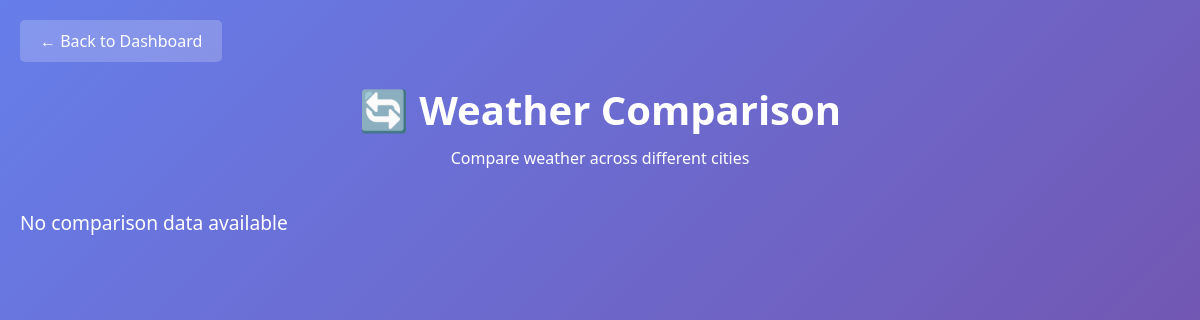
Page /comparison/ on the earlier database version.
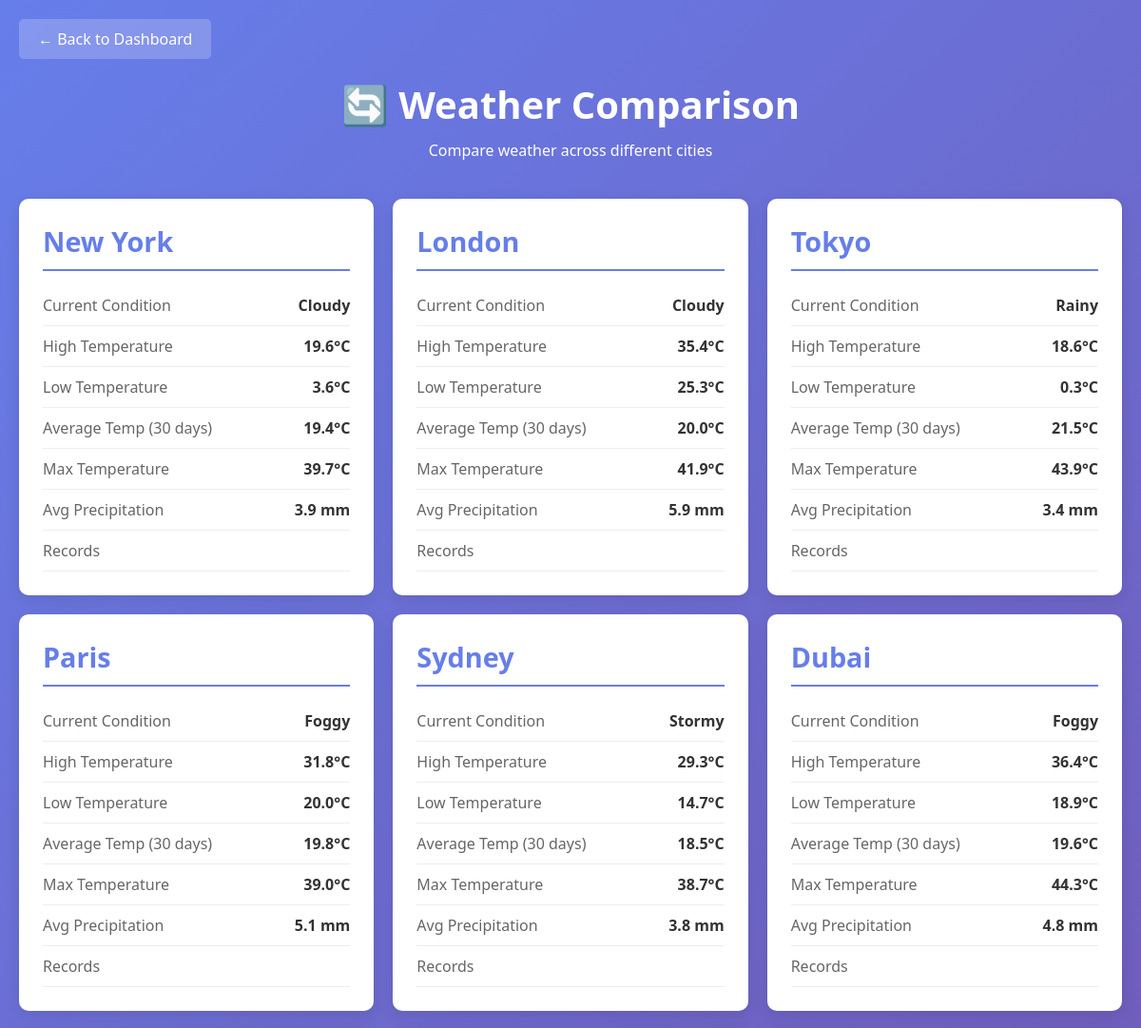
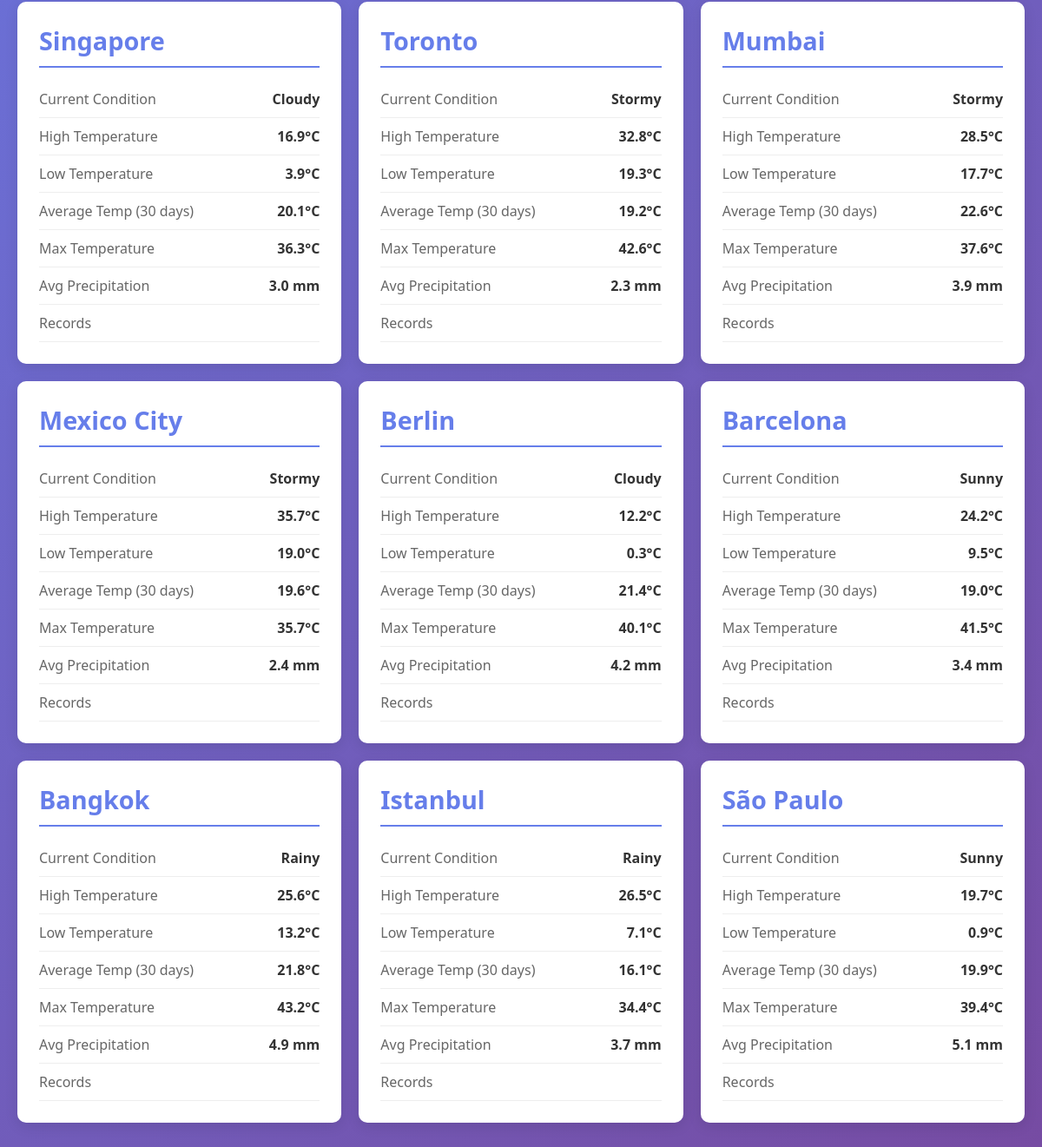
Same page on the later database version (2 pictures, top to bottom).
### weather/models.py (models this page shows, shortened)
class WeatherRecord(models.Model):
    CONDITION_CHOICES = [
        ('sunny', 'Sunny'),
        ('cloudy', 'Cloudy'),
        ('rainy', 'Rainy'),
        ('snowy', 'Snowy'),
        ('stormy', 'Stormy'),
        ('foggy', 'Foggy'),
    ]
    city = models.CharField(max_length=100, db_index=True)
    date = models.DateField(db_index=True)
    temp_high = models.FloatField()
    temp_low = models.FloatField()
    temp_avg = models.FloatField(null=True, blank=True)
    precipitation = models.FloatField(null=True, blank=True, validators=[MinValueValidator(0)])
    humidity = models.IntegerField(null=True, blank=True, validators=[MinValueValidator(0), MaxValueValidator(100)])
    wind_speed = models.FloatField(null=True, blank=True, validators=[MinValueValidator(0)])
    condition = models.CharField(max_length=20, choices=CONDITION_CHOICES)
    created_at = models.DateTimeField(auto_now_add=True)
    class Meta:
        ordering = ['-date']
        unique_together = ['city', 'date']
        indexes = [
            models.Index(fields=['city', '-date']),
            models.Index(fields=['-date']),
        ]

### weather/views.py (the view)
# urls.py: path('comparison/', weather_comparison, name='weather_comparison'),
def weather_comparison(request):
    cities = WeatherRecord.objects.values_list('city', flat=True).distinct()
    comparison_data = {}
    for city in cities:
        latest = WeatherRecord.objects.filter(city=city).latest('date')
        thirty_days_ago = datetime.now().date() - timedelta(days=30)
        recent_stats = WeatherRecord.objects.filter(
            city=city,
            date__gte=thirty_days_ago
        ).aggregate(
            avg_temp=Avg('temp_avg'),
            max_temp=Max('temp_high'),
            min_temp=Min('temp_low'),
            total_precipitation=Avg('precipitation')
        )
        comparison_data[city] = {
            'latest': latest,
            'stats': recent_stats
        }
    context = {
        'comparison_data': comparison_data,
        'cities': list(cities)
    }
    return render(request, 'comparison.html', context)

### templates/comparison.html (shortened to what this page needs)
<!DOCTYPE html>
<html lang="en">
<head>
</head>
<body>
    <div class="container">
        <a href="/" class="back-link">← Back to Dashboard</a>
        <header>
            <h1>🔄 Weather Comparison</h1>
            <p>Compare weather across different cities</p>
        </header>
        <div class="comparison-grid">
            {% for city, data in comparison_data.items %}
                <div class="comparison-card">
                    <div class="city-name">{{ city }}</div>
                    <div class="stat-row">
                        <span class="stat-label">Current Condition</span>
                        <span class="stat-value">{{ data.latest.get_condition_display }}</span>
                    </div>
                    <div class="stat-row">
                        <span class="stat-label">High Temperature</span>
                        <span class="stat-value">{{ data.latest.temp_high }}°C</span>
                    </div>
                    <div class="stat-row">
                        <span class="stat-label">Low Temperature</span>
                        <span class="stat-value">{{ data.latest.temp_low }}°C</span>
                    </div>
                    <div class="stat-row">
                        <span class="stat-label">Average Temp (30 days)</span>
                        <span class="stat-value">
                            {% if data.stats.avg_temp %}
                                {{ data.stats.avg_temp|floatformat:1 }}°C
                            {% else %}
                                N/A
                            {% endif %}
                        </span>
                    </div>
                    <div class="stat-row">
                        <span class="stat-label">Max Temperature</span>
                        <span class="stat-value">
                            {% if data.stats.max_temp %}
                                {{ data.stats.max_temp }}°C
                            {% else %}
                                N/A
                            {% endif %}
                        </span>
                    </div>
                    <div class="stat-row">
                        <span class="stat-label">Avg Precipitation</span>
                        <span class="stat-value">
                            {% if data.stats.total_precipitation %}
                                {{ data.stats.total_precipitation|floatformat:1 }} mm
                            {% else %}
                                0 mm
                            {% endif %}
                        </span>
                    </div>
                    <div class="stat-row">
                        <span class="stat-label">Records</span>
                    </div>
                </div>
            {% empty %}
                <p style="color: white; font-size: 1.2em;">No comparison data available</p>
            {% endfor %}
        </div>
    </div>
</body>
</html>

### templates/comparison.html (style rules this page uses)
* { margin: 0; padding: 0; box-sizing: border-box; }
body { font-family: 'Segoe UI', Tahoma, Geneva, Verdana, sans-serif; background: linear-gradient(135deg, #667eea 0%, #764ba2 100%); min-height: 100vh; padding: 20px; }
.container { max-width: 1200px; margin: 0 auto; }
header { text-align: center; color: white; margin-bottom: 40px; }
header h1 { font-size: 2.5em; margin-bottom: 10px; }
.comparison-grid { display: grid; grid-template-columns: repeat(auto-fit, minmax(300px, 1fr)); gap: 20px; margin-bottom: 30px; }
.comparison-card { background: white; border-radius: 10px; padding: 25px; box-shadow: 0 4px 15px rgba(0,0,0,0.1); transition: transform 0.3s; }
.city-name { font-size: 1.8em; color: #667eea; font-weight: bold; margin-bottom: 15px; border-bottom: 2px solid #667eea; padding-bottom: 10px; }
.stat-row { display: flex; justify-content: space-between; padding: 10px 0; border-bottom: 1px solid #eee; }
.stat-label { color: #666; font-weight: 500; }
.stat-value { color: #333; font-weight: bold; }
.back-link { color: white; text-decoration: none; margin-bottom: 20px; display: inline-block; padding: 10px 20px; background: rgba(255,255,255,0.2); border-radius: 5px; transition: all 0.3s; }

Differences in the rows shown:
added WeatherRecord: city "New York", latest.condition "Cloudy", latest.temp_high "19.6", latest.temp_low "3.6", stats.avg_temp "19.4", stats.max_temp "39.7", stats.total_precipitation "3.9"
added WeatherRecord: city "London", latest.condition "Cloudy", latest.temp_high "35.4", latest.temp_low "25.3", stats.avg_temp "20.0", stats.max_temp "41.9", stats.total_precipitation "5.9"
added WeatherRecord: city "Tokyo", latest.condition "Rainy", latest.temp_high "18.6", latest.temp_low "0.3", stats.avg_temp "21.5", stats.max_temp "43.9", stats.total_precipitation "3.4"
added WeatherRecord: city "Paris", latest.condition "Foggy", latest.temp_high "31.8", latest.temp_low "20.0", stats.avg_temp "19.8", stats.max_temp "39.0", stats.total_precipitation "5.1"
added WeatherRecord: city "Sydney", latest.condition "Stormy", latest.temp_high "29.3", latest.temp_low "14.7", stats.avg_temp "18.5", stats.max_temp "38.7", stats.total_precipitation "3.8"
added WeatherRecord: city "Dubai", latest.condition "Foggy", latest.temp_high "36.4", latest.temp_low "18.9", stats.avg_temp "19.6", stats.max_temp "44.3", stats.total_precipitation "4.8"
added WeatherRecord: city "Singapore", latest.condition "Cloudy", latest.temp_high "16.9", latest.temp_low "3.9", stats.avg_temp "20.1", stats.max_temp "36.3", stats.total_precipitation "3.0"
added WeatherRecord: city "Toronto", latest.condition "Stormy", latest.temp_high "32.8", latest.temp_low "19.3", stats.avg_temp "19.2", stats.max_temp "42.6", stats.total_precipitation "2.3"
added WeatherRecord: city "Mumbai", latest.condition "Stormy", latest.temp_high "28.5", latest.temp_low "17.7", stats.avg_temp "22.6", stats.max_temp "37.6", stats.total_precipitation "3.9"
added WeatherRecord: city "Mexico City", latest.condition "Stormy", latest.temp_high "35.7", latest.temp_low "19.0", stats.avg_temp "19.6", stats.max_temp "35.7", stats.total_precipitation "2.4"
added WeatherRecord: city "Berlin", latest.condition "Cloudy", latest.temp_high "12.2", latest.temp_low "0.3", stats.avg_temp "21.4", stats.max_temp "40.1", stats.total_precipitation "4.2"
added WeatherRecord: city "Barcelona", latest.condition "Sunny", latest.temp_high "24.2", latest.temp_low "9.5", stats.avg_temp "19.0", stats.max_temp "41.5", stats.total_precipitation "3.4"
added WeatherRecord: city "Bangkok", latest.condition "Rainy", latest.temp_high "25.6", latest.temp_low "13.2", stats.avg_temp "21.8", stats.max_temp "43.2", stats.total_precipitation "4.9"
added WeatherRecord: city "Istanbul", latest.condition "Rainy", latest.temp_high "26.5", latest.temp_low "7.1", stats.avg_temp "16.1", stats.max_temp "34.4", stats.total_precipitation "3.7"
added WeatherRecord: city "São Paulo", latest.condition "Sunny", latest.temp_high "19.7", latest.temp_low "0.9", stats.avg_temp "19.9", stats.max_temp "39.4", stats.total_precipitation "5.1"
Other differences:
text no longer shown: "No comparison data available"
